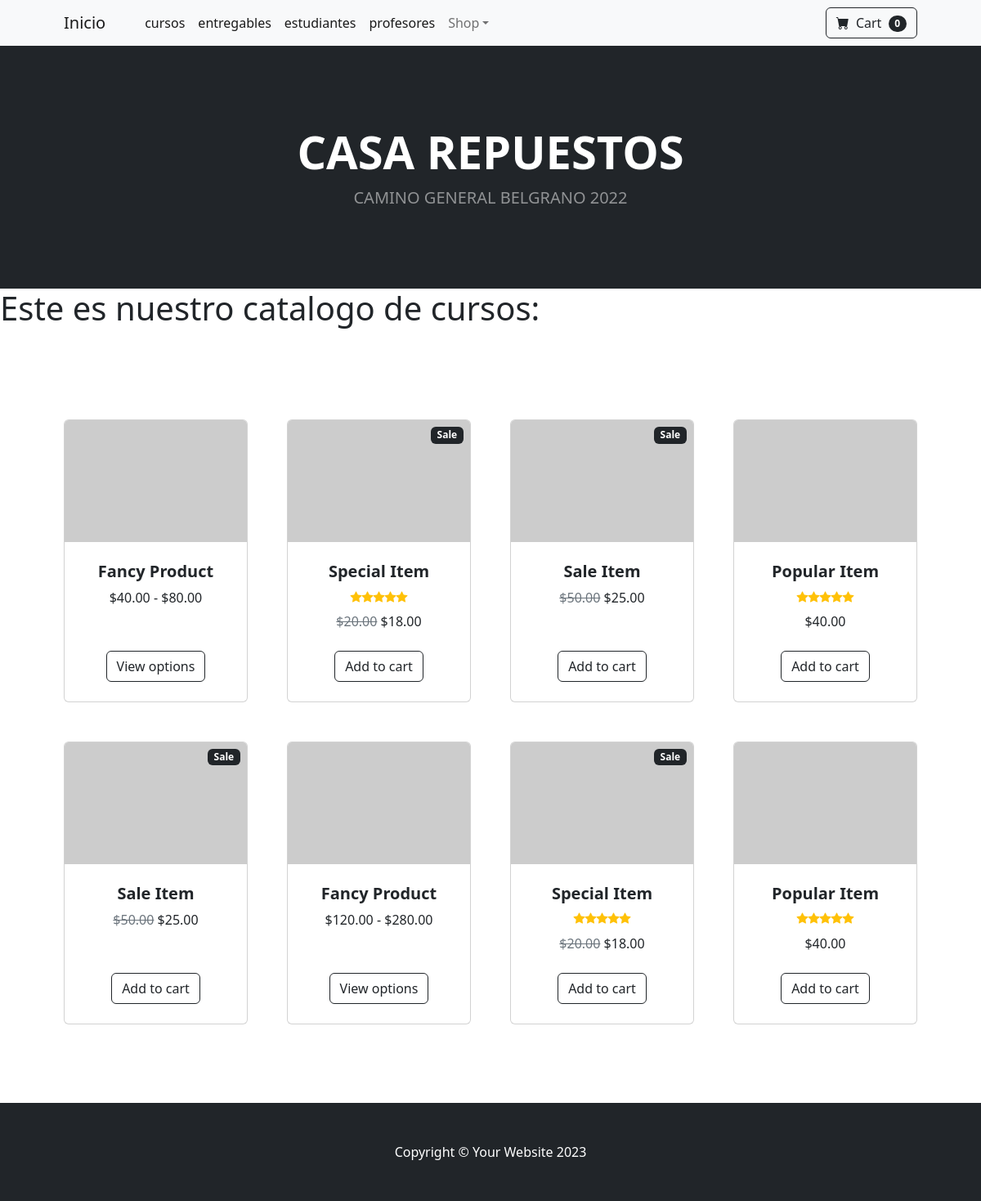
The page /app_coder/lista_curso/ on the database as committed earlier.
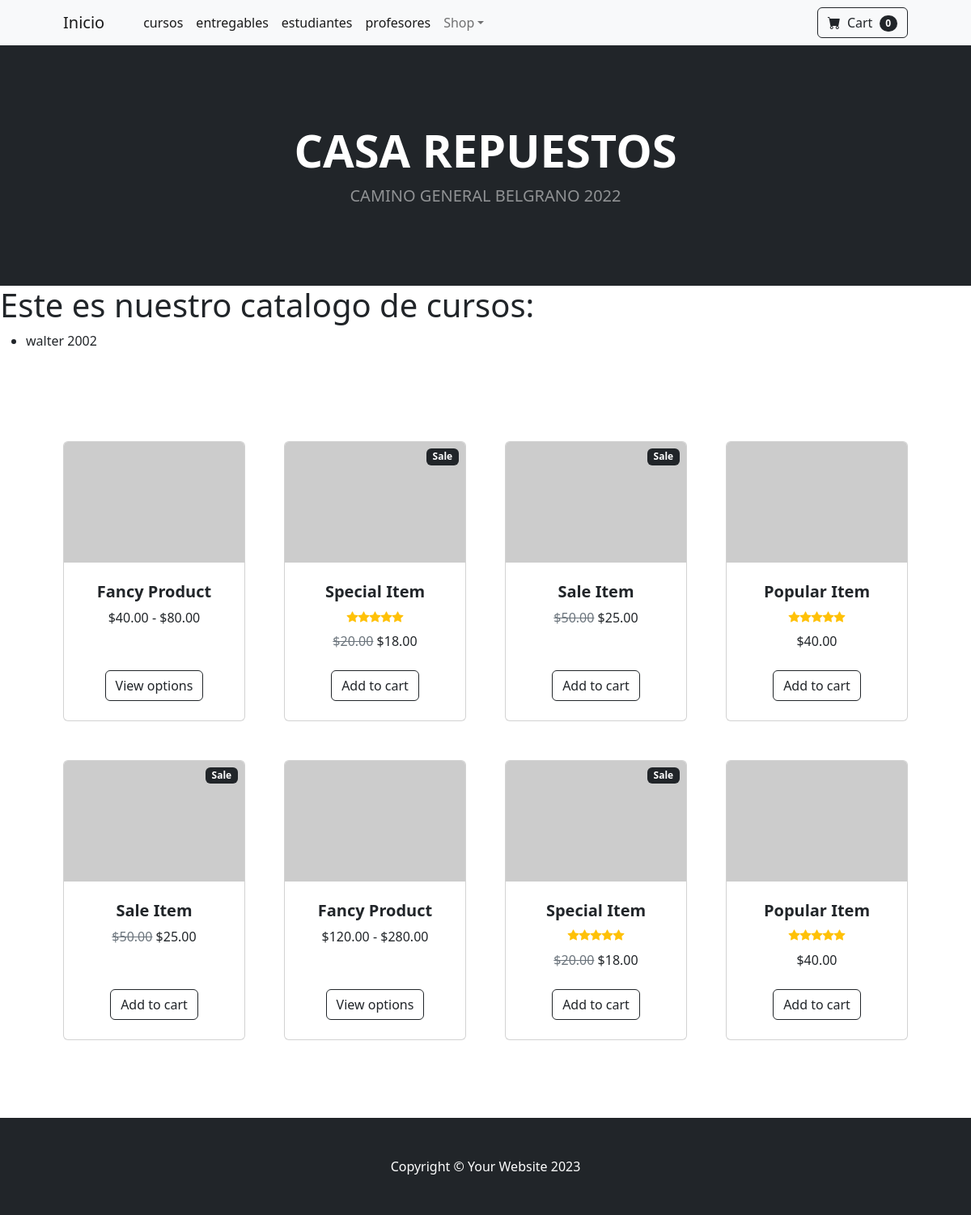
The same page on the database as committed later.
### app_coder/models.py (models this page shows)
class curso(models.Model):
    nombre = models.CharField(max_length=20)
    camada = models.IntegerField()

### app_coder/views.py (the view)
# urls.py: path('lista_curso/', lista_cursos, name= 'lista_curso'),
def lista_cursos(req):
    lista = curso.objects.all()
    return render(req, 'lista_curso.html', {'lista_cursos': lista})

### aplicacion_coder/template/lista_curso.html
{% extends 'padre.html' %}
{% block contenido_que_cambia %}
<body>
  <h1> Este es nuestro catalogo de cursos:</h1>
   <ul>
    {% for curso in lista_cursos %}
        <li> {{curso.nombre}} {{curso.camada}}</li>
    {% endfor %}
   </ul>
{% endblock contenido_que_cambia %}

Rows that differ between the two databases and show on the page:
added curso: nombre "walter", camada "2002"
